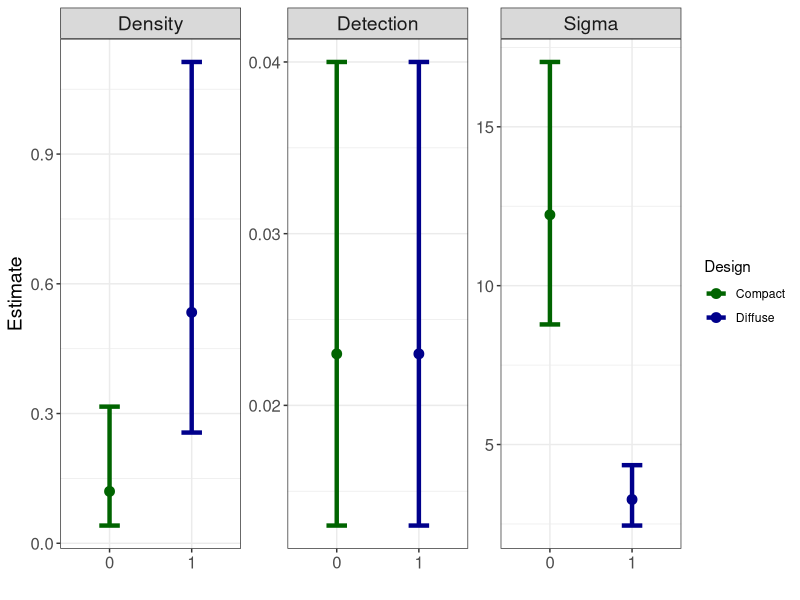

Write the R code that produced this figure.
library(tidyverse)
library(ggplot2)
library(viridisLite)

data <- data.frame(
  Design = factor(rep(c("Compact", "Diffuse"), each = 3), levels = c("Compact", "Diffuse")),
  Coefficient = rep(c("Sigma", "Density", "Detection"), times = 2),
  Estimate = c(12.23, 0.12, 0.023, 3.27, 0.534, 0.023),
  CI_lower = c(8.78, 0.041, 0.013, 2.45, 0.256, 0.013),
  CI_upper = c(17.04, 0.316, 0.040, 4.35, 1.113, 0.040),
  Session = factor(rep(c("0", "1"), each = 3))
)

plot <- ggplot(data, aes(x = Session, y = Estimate, color = Design)) +
  geom_point(position = position_dodge(width = 0.25), size = 3) + # thicker points for estimates
  geom_errorbar(aes(ymin = CI_lower, ymax = CI_upper), width = 0.25, position = position_dodge(width = 0.25), size = 1.5) +  # thicker error bars
  facet_wrap(~Coefficient, scales = "free_y") +
  theme_bw() +
  labs(x = "", y = "Estimate") +
  scale_color_manual(values = c("Compact" = "darkgreen", "Diffuse" = "darkblue")) +
  scale_x_discrete(labels = c("0", "1")) +  # Set specific labels for the x axis.
  theme(
    axis.text.x = element_text(size = 12),  # Adjust x-axis text size
    axis.text.y = element_text(size = 12),  # Adjust y-axis text size
    axis.title.y = element_text(size = 14),  # Adjust y-axis label size
    strip.text = element_text(size = 14)  # Adjust facet label size
  )

# Save the plot with transparent background
ggsave("plot.png", plot, bg = "transparent")